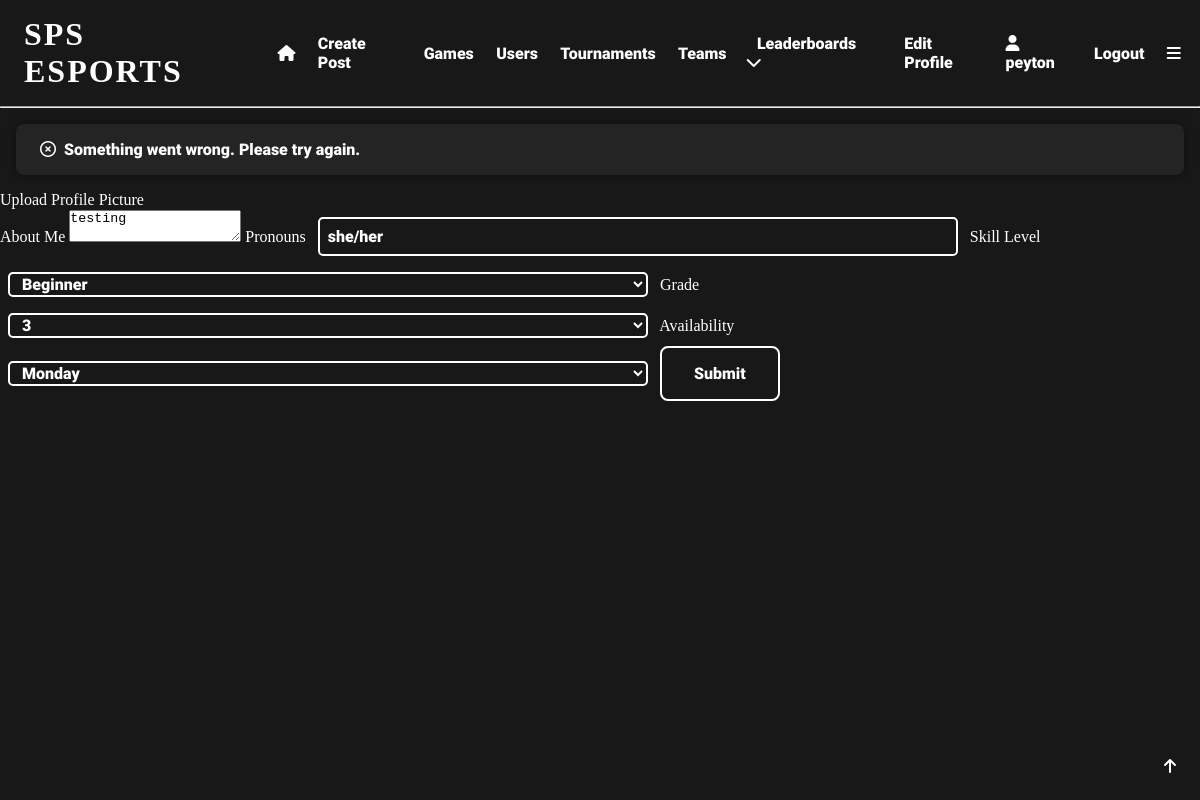
The page /edit_profile (signed in) on the database as committed earlier.
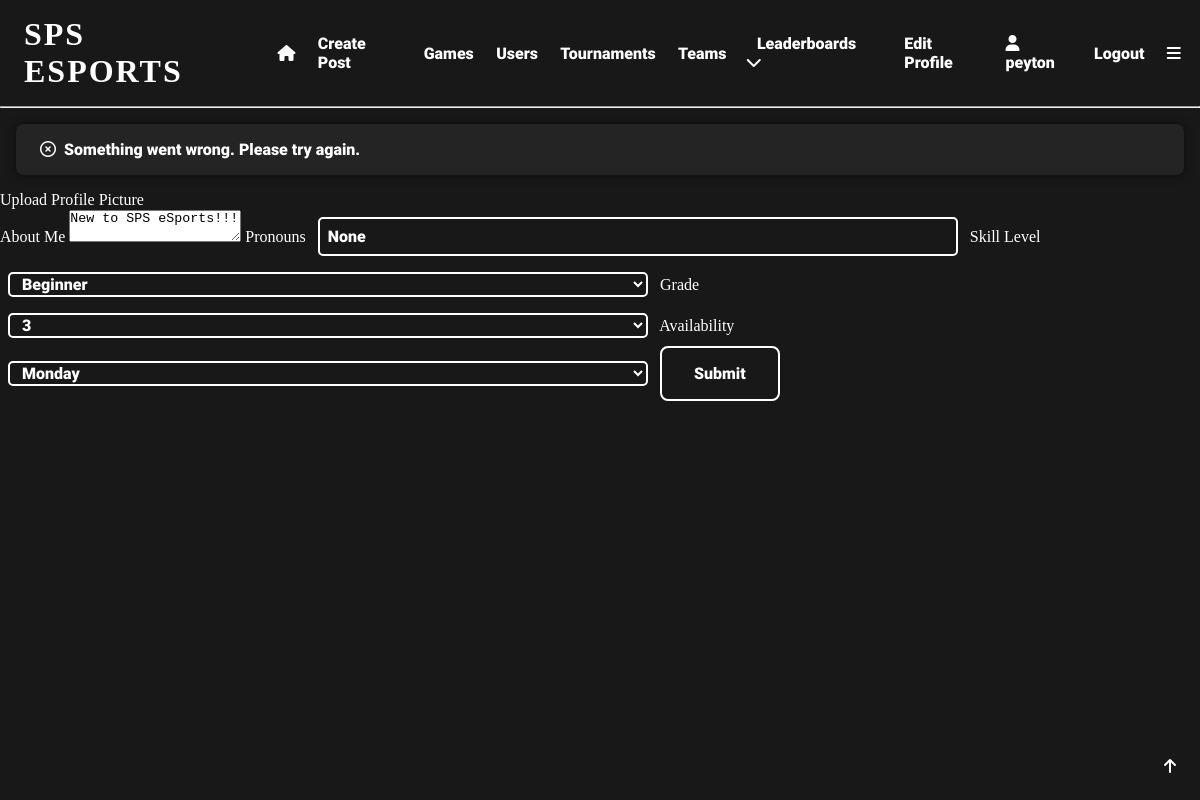
The same page on the database as committed later.
### app/models.py (models this page shows, shortened)
class User(UserMixin, db.Model):
    user_id = db.Column(db.Integer, primary_key=True)
    username = db.Column(db.String(64), index=True, unique=True)
    email = db.Column(db.String(120), index=True, unique=True)
    password_hash = db.Column(db.String(128), nullable=False)
    pfp = db.Column(db.String(140))
    user_bio = db.Column(db.String(140), default='New to SPS eSports!!!')
    pronouns = db.Column(db.String(64), nullable=True)
    skill_level = db.Column(db.String(64), default='Unsure')
    role = db.Column(db.String(64))
    grade = db.Column(db.String(64), nullable=True)
    availability = db.Column(db.String(140), default='Unsure')
    teams = db.relationship('Teams', back_populates='user')
    team_users = db.relationship('TeamUsers', back_populates='user')
    posts = db.relationship('Posts', back_populates='user')
    likes = db.relationship('Likes', back_populates='user')
    tournaments = db.relationship('Tournaments', back_populates='user')
    favourite_games = db.relationship('FavouriteGames', back_populates='user')
    tournament_users = db.relationship('TournamentUsers', back_populates='user')
    comments = db.relationship('Comments', back_populates='user')
    matches = db.relationship('Matches', back_populates='user')
    match_users = db.relationship('MatchUsers', back_populates='user')
    following = db.relationship('Following', backref='user', foreign_keys='Following.user_id')
    followed = db.relationship('Following', foreign_keys='Following.following_id')

### app/routes.py (the view)
@app.route('/edit_profile', methods=['GET', 'POST'])
@login_required
def edit_profile():
    form = EditProfileForm()
    if form.validate_on_submit():
        current_user.user_bio = form.user_bio.data
        current_user.pronouns = form.pronouns.data
        current_user.skill_level = form.skill_level.data
        current_user.grade = form.grade.data
        current_user.availability = form.availability.data
        db.session.commit()
        flash('Your changes have been saved.')
        return redirect(url_for('index'))
    else:
        flash('Something went wrong. Please try again.')
    return render_template('edit_profile.html', title="Edit Profile", form=form)

### app/forms.py
class EditProfileForm(FlaskForm):
    user_bio = StringField('User Bio')
    pronouns = StringField('Pronouns')
    skill_level = SelectField('Skill Level', choices=SKILL_CHOICES)
    grade = SelectField('Grade', choices=GRADE_CHOICES)
    availability = SelectField('Availability', choices=AVAILABLE_CHOICES)
    submit = SubmitField('Submit')

### app/models.py (called while the page is built)
@login.user_loader
def load_user(user_id):
    return User.query.get(int(user_id))  # returns the user id as an integer

### app/templates/edit_profile.html (shortened to what this page needs)
{% extends "base.html" %}
{% block content %}
<a href="{{url_for('upload_pfp')}}">Upload Profile Picture</a>
<form action="{{url_for('edit_profile')}}" method="post">
    <label for="user_bio">About Me</label>
    <textarea type="textarea" name="user_bio">{{current_user.user_bio}}</textarea>
    <label for="pronouns">Pronouns</label>
    <input type="text" name="pronouns" value="{{current_user.pronouns}}">
    <label for="skill_level">Skill Level</label>
    <select id="skill_level" name="skill_level">
        <option value="Beginner">Beginner</option>
    </select>
    {% if current_user.role == "Student" %}
        <label for="grade">Grade</label>
        <select id="grade" name="grade">
            <option value="3">3</option>
        </select>
    {% endif %}
    <label for="availability">Availability</label>
    <select id="availability" name="availability">
        <option value="Monday">Monday</option>
    </select>
    <input type="submit" value="Submit">
</form>
{% endblock %}

### app/templates/base.html (shortened to what this page needs)
<!DOCTYPE html>
<html lang="en">
<head>
    <link rel="stylesheet" href="{{ url_for('static', filename='css/styles.css') }}">
</head>
<body>
  <div id="top" class="header">
      {% if current_user.is_anonymous %}
        <h1 onclick="location.href='login'">SPS ESPORTS</h1>
        <a href="{{ url_for('login') }}">Login</a>
        <a href="{{ url_for('register') }}">Register</a>
      {% else %}
        <h1 onclick="location.href='{{url_for('index')}}'">SPS ESPORTS</h1>
        <a href="{{ url_for('index') }}"><i class="fa-solid fa-house"></i></a>
        <a href="{{ url_for('create_post') }}">Create Post</a>
        <a href="{{ url_for('search') }}">Games</a>
        <a href="{{ url_for('user_search') }}">Users</a>
        <a href="{{ url_for('tournament_search') }}">Tournaments</a>
        <a href="{{url_for('team_search')}}">Teams</a>
        <div class="expand">
            <div class="expand-button">
                <a href="javascript:showDropdown()">Leaderboards  <i class="fa-solid fa-chevron-down"></i></a>
            </div>
        </div>
        <a href="{{ url_for('edit_profile') }}">Edit Profile</a>
        <a href="{{ url_for('user', username=current_user.username) }}"><i class="fa-solid fa-user"></i>   {{current_user.username}}</a>
        <a href="{{ url_for('logout') }}">Logout</a>
        <a href="javascript:navBar()"><i class="fa-solid fa-bars"></i></a>
      {% endif %}
  </div>
    <hr>
  {% with messages = get_flashed_messages() %}
  {% if messages %}
    {% for message in messages %}
        <div class="flash">
            <a href="javascript:closeFlash()"><i class="fa-regular fa-circle-xmark"></i></a>
            {{message}}
        </div>
    {% endfor %}
  {% endif %}
  {% endwith %}
  <div class="topbutton">
    <a href="#top"><i class="fa-solid fa-arrow-up"></i></a>
  </div>
{% block content %} {% endblock %}
</body>
</html>

Rows that differ between the two databases and show on the page:
changed User "peyton": user_bio "testing" → "New to SPS eSports!!!"; pronouns "she/her" → "None"
